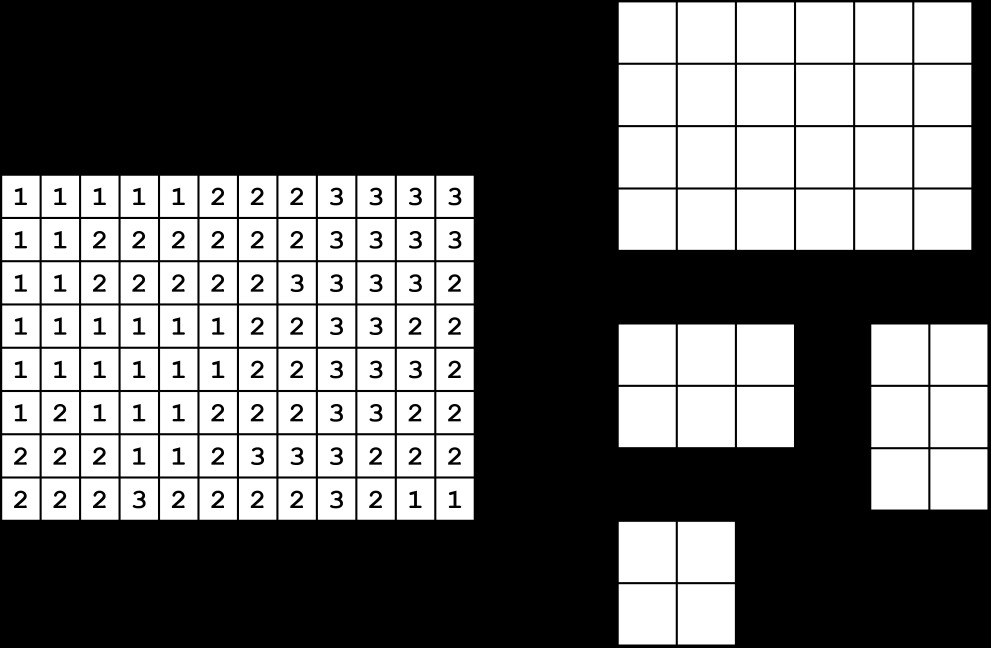
%> input picture images/cap.png, 2972 x 1943 px, given in place of test.jpg, which was not available (shown at 1/3 size)
$ octave main.m   (GNU Octave 9; MATLAB toolbox functions it lacks are replaced by stand-ins)
%> lines starting %> are read from the running program, lines starting %| are printed output that depends on the picture; pictures that were not available may be replaced by others from this repository, and a replacement may not be noted
### week8/part1/FABEMD.m
function [ imf ] = FABEMD(I,TT,max_num_imf,MMAI)

Ig = double(I)/255;
Ig = I;
imf = [];
residue = [];
for id_imf = 1:1:max_num_imf-1

    if id_imf == 1
        g = Ig;
    else
        g = residue;
    end
    iter = 1;
    gt = g;
    ht_old = [];
    while(1)
        me = createIMF(gt);
        ht = gt - me;

        if iter == MMAI
            if id_imf == 1
                imf = ht;
                residue = g - imf;
            else
                imf = cat(3,imf,ht);
                residue = g - ht;%imf(:,:,id_imf);
            end
            break;
        elseif iter > 1
            if isIMF( ht,ht_old,TT ) || iter == MMAI
                if id_imf == 1
                    imf = ht;
                    residue = g - imf;
                else
                    imf = cat(3,imf,ht);
                    residue = g - ht;%imf(:,:,id_imf);
                end
                break;
            else
                gt = ht;
            end

        end
        ht_old = ht;
        iter = iter + 1;
    end
end

imf = cat(3,imf,residue);

end

function me = createIMF(g)


% to find local maxima and minima point
[max_point min_point] = definedTypePoint(g);
[maxX maxY] = find(max_point == 1);
Vmax = [maxX maxY];

for i = 1:1:size(maxX,1)
    temp = Vmax;
    temp(i,:) = [];
    tempD = min(pdist2(Vmax(i,:),temp,'euclidean'));
    if i == 1
        Dmax = tempD;
    else
        Dmax = [Dmax;tempD];
    end
end

[minX minY] = find(min_point == 1);
Vmin = [minX minY];
for i = 1:1:size(minX,1)
    temp = Vmin;
    temp(i,:) = [];
    tempD = min(pdist2(Vmin(i,:),temp,'euclidean'));
    if i == 1
        Dmin = tempD;
    else
        Dmin = [Dmin;tempD];
    end
end

% to create width's LD and HD

wLD = ceil(min([min(Dmax) min(Dmin)]));
wHD = ceil(max([max(Dmax) max(Dmin)]));

if mod(wLD,2) == 0
    wLD = wLD+1;
end
if wLD == 1
    wLD = 3;
end
if mod(wHD,2) == 0
    wHD = wHD+1;
end

wD = wLD;

% to create upper and lower envelop

le = ordfilt2(g,1,ones(wD,wD),'symmetric');
ue = ordfilt2(g,wD*wD,ones(wD,wD),'symmetric');

% averaging size
le = padarray(le,[((wD-1)/2) ((wD-1)/2)],'replicate','both');
ue = padarray(ue,[((wD-1)/2) ((wD-1)/2)],'replicate','both');

le = conv2(le, ones(wD)/(wD.^2),'valid');
ue = conv2(ue, ones(wD)/(wD.^2),'valid');

me = (le+ue)/2;

end

% [14 lines left out: function isIMF, not called in this run]

function [max_point min_point] = definedTypePoint(A)

[m n] = size(A);
max_point = zeros(m,n);
min_point = zeros(m,n);
width = 3;

%PREALLOCATE THE OUTPUT MATRIX
B=zeros(m,n);
w = (width-1)/2;
%PAD THE MATRIX A WITH ZEROS
modifyA = padarray(A,[w w],'symmetric');

x = [1:width]';
y = [1:width]';

for i= 1:size(modifyA,1)-(width-1)
    for j=1:size(modifyA,2)-(width-1)
        %VECTORIZED METHOD
        window=reshape(modifyA(i+x-1,j+y-1),[],1);

        %FIND THE MINIMUM VALUE IN THE SELECTED WINDOW
        if max(window) == A(i,j)
            B(i,j)= 1;
        elseif min(window) == A(i,j)
            B(i,j)= -1;
        end
    end
end
max_point(find(B == 1)) = 1;
min_point(find(B == -1)) = 1;
end

### week8/part1/main.m
close all,clear all,clc

%I = imread('high_008.jpg');
I = imread('../../images/test.jpg');
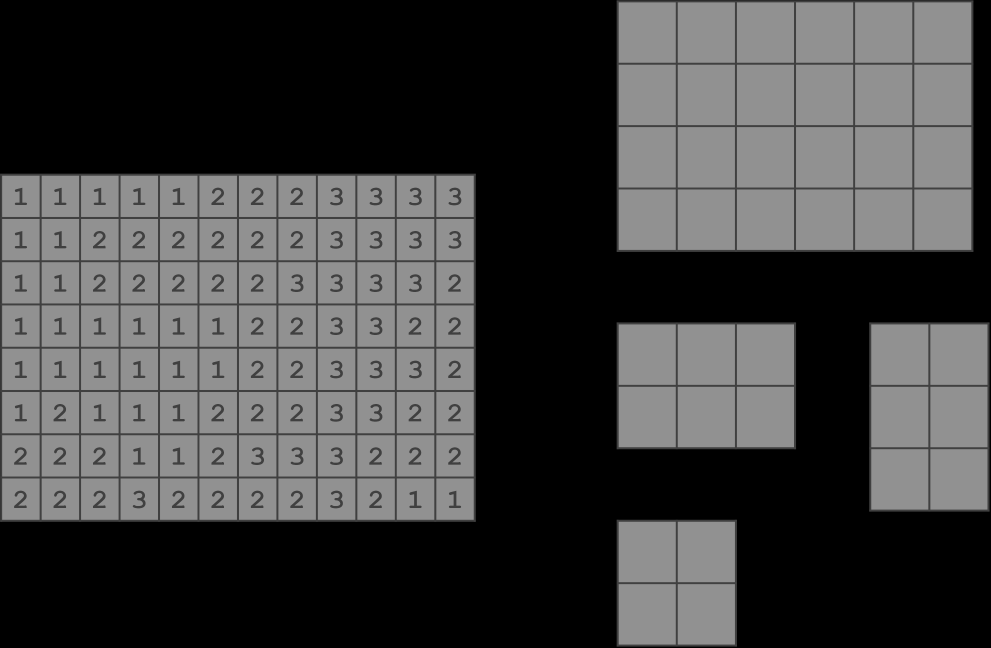
%> I: size 1943x2972 uint8 (shown at 1/3 size); min 0, max 145, mean 66.6
I = imresize(I,[256 256]);
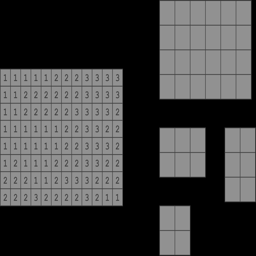
%> I: size 256x256 uint8; min 0, max 153, mean 66.7
I = I(1:36,1:36);
%> I: size 36x36 uint8; every value is 0
if size(I,3) == 1
    Ig = double(I);
%> Ig: size 36x36 double; every value is 0
else
    Ig = double(rgb2gray(I));
    YCbCr = rgb2ycbcr(I);
    Ig = double(YCbCr(:,:,1));
end


imf = FABEMD(Ig,0.5,15,1);
%> in definedTypePoint, `modifyA = padarray(A,[w w],'symmetric');`: modifyA: size 38x38 double; every value is 0
%> after the loop in definedTypePoint, `for i= 1:size(modifyA,1)-(width-1)`: B: size 36x36 double; every value is 1
%> in createIMF, `[maxX maxY] = find(max_point == 1);`: maxX = 1296 values from 1 to 36
%> in createIMF, `Vmax = [maxX maxY];`: Vmax = 1296 rows, first 12: [1 1; 2 1; 3 1; 4 1; 5 1; 6 1; 7 1; 8 1; 9 1; 10 1; 11 1; 12 1]
%> the loop in createIMF, `for i = 1:1:size(maxX,1)` made 1296 passes
%> Dmax on passes 1 to 12: 1, [1; 1], [1; 1; 1], [1; 1; 1; 1], [1; 1; 1; 1; 1], [1; 1; 1; 1; 1; 1], [1; 1; 1; 1; 1; 1; 1], [1; 1; 1; 1; 1; 1; 1; 1], [1; 1; 1; 1; 1; 1; 1; 1; 1], [1; 1; 1; 1; 1; 1; 1; 1; 1; 1], [1; 1; 1; 1; 1; 1; 1; 1; 1; 1; 1], [1; 1; 1; 1; 1; 1; 1; 1; 1; 1; 1; 1]
%> after the loop in createIMF, `for i = 1:1:size(maxX,1)`: Dmax = 1296 values from 1 to 1; temp = 1295 rows, first 12: [1 1; 2 1; 3 1; 4 1; 5 1; 6 1; 7 1; 8 1; 9 1; 10 1; 11 1; 12 1]
%> in createIMF, `[minX minY] = find(min_point == 1);`: minX = []
%> the run ends on the next line

$ run again, on images/Image_12.bmp
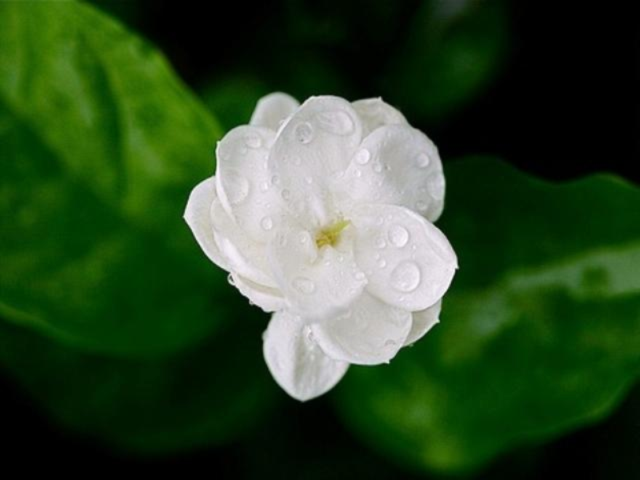
%> input picture images/Image_12.bmp, 640 x 480 px, given in place of test.jpg, which was not available
%> I is the input picture: size 480x640x3 uint8; mean R, G, B 46.6, 72.7, 39.2
%> in definedTypePoint, `max_point(find(B == 1)) = 1;`:
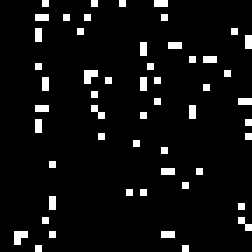
%> max_point: size 36x36 double (shown 7 times larger); values 0 (black) and 1 (white), 5.8% white in thin lines or dots
%> maxX = 75 values from 1 to 36; maxY = 75 values from 3 to 36
%> Vmax = 75 rows, first 12: [34 3; 35 3; 34 4; 3 6; 5 6; 6 6; 10 6; 16 6; 18 6; 19 6; 36 6; 1 7]
%> the loop in createIMF, `for i = 1:1:size(maxX,1)` made 75 passes
%> (tempD, Dmax) on passes 1 to 8: (1, 1), (1, [1; 1]), (1, [1; 1; 1]), (1, [1; 1; 1; 1]), (1, [1; 1; 1; 1; 1]), (1, [1; 1; 1; 1; 1; 1]), (2.24, [1; 1; 1; 1; 1; 1; 2.24]), (1, [1; 1; 1; 1; 1; 1; 2.24; 1])
%> after the loop in createIMF, `for i = 1:1:size(maxX,1)`: Dmax = 75 values, max 5 at index 18, min 1 at index 1, mean 1.72; temp = 74 rows, first 12: [34 3; 35 3; 34 4; 3 6; 5 6; 6 6; 10 6; 16 6; 18 6; 19 6; 36 6; 1 7]
%> minX = 75 values from 1 to 36
%> Vmin = 75 rows, first 12: [2 1; 5 1; 6 1; 10 1; 15 1; 21 1; 24 1; 25 1; 34 1; 36 1; 36 3; 28 6]
%> the loop in createIMF, `for i = 1:1:size(minX,1)` made 75 passes
%> (tempD, Dmin) on passes 1 to 8: (3, 3), (1, [3; 1]), (1, [3; 1; 1]), (4, [3; 1; 1; 4]), (5, [3; 1; 1; 4; 5]), (3, [3; 1; 1; 4; 5; 3]), (1, [3; 1; 1; 4; 5; 3; 1]), (1, [3; 1; 1; 4; 5; 3; 1; 1])
%> after the loop in createIMF, `for i = 1:1:size(minX,1)`: Dmin = 75 values, max 8.06 at index 71, min 1 at index 2, mean 2; temp = 74 rows, first 12: [2 1; 5 1; 6 1; 10 1; 15 1; 21 1; 24 1; 25 1; 34 1; 36 1; 36 3; 28 6]
%> wLD = 1
%> wHD = 9
%> in FABEMD, `ht = gt - me;`:
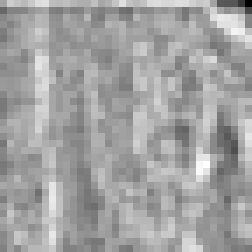
%> ht: size 36x36 double (shown 7 times larger); min -13.83, max 7.89, mean 0.00386; drawn with min black and max white
